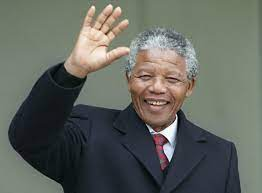
#> input picture train/mandela/download.jpg, 262 x 193 px, given in place of download.jpeg, which was not available
$ python '11. colorSpace.py'
#> lines starting #> are read from the running program, lines starting #| are printed output that depends on the picture
import cv2 as cv
import matplotlib.pyplot as plt

img = cv.imread('./images/download.jpeg')
#> img is the input picture: shape (193, 262, 3); mean B, G, R 95.3, 101.7, 98.3

cv.imshow("Default Image", img)

#how to use matplotlib
plt.imshow(img)
plt.show()

#bgr to grayscale
gray = cv.cvtColor(img, cv.COLOR_BGR2GRAY)
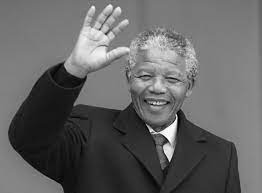
#> gray: shape (193, 262); min 1, max 255, mean 100
cv.imshow("Gray", gray)

#bgr to hsv
hsv = cv.cvtColor(img, cv.COLOR_BGR2HSV)
#> hsv: shape (193, 262, 3); mean H, S, V 67.5, 53.4, 108.7
cv.imshow("HSV", hsv)

# bgr to lab
lab = cv.cvtColor(img, cv.COLOR_BGR2LAB)
#> lab: shape (193, 262, 3); mean of channels 0, 1, 2 106.3, 125.8, 130.8
cv.imshow("Lab", lab)

#bgr to rgb
rgb = cv.cvtColor(img, cv.COLOR_BGR2RGB)
cv.imshow("RGB", rgb)

plt.imshow(rgb)
plt.show()

#hsv to bgr
hsv_bgr = cv.cvtColor(hsv, cv.COLOR_HSV2BGR)
cv.imshow("hsv_bgr", hsv_bgr)

#lab to bgr
lab_bgr = cv.cvtColor(lab, cv.COLOR_Lab2BGR)
cv.imshow("lab_bgr", lab_bgr)


cv.waitKey(0)

$ run again, with train/mandela/Nelson_Mandela_1994.jpg copied over train/mandela/download.jpg
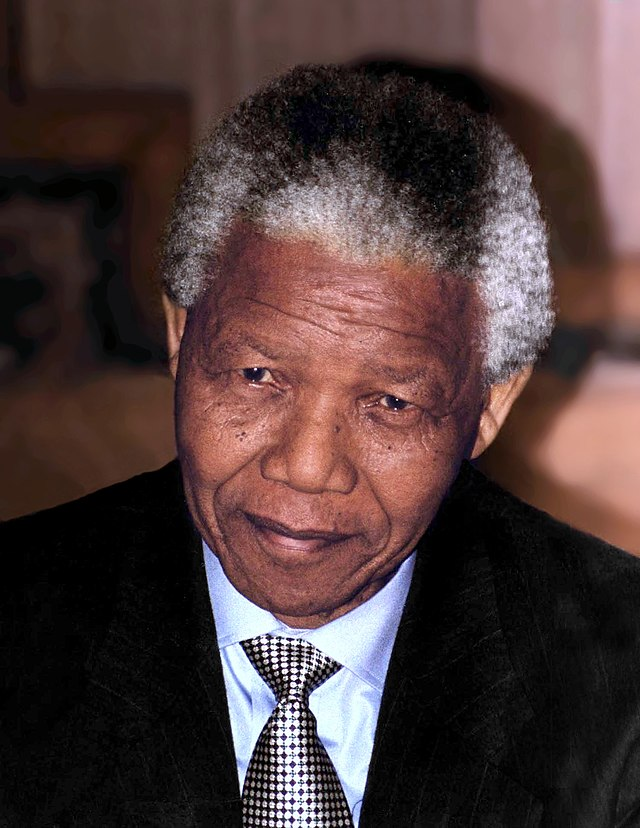
#> input picture train/mandela/Nelson_Mandela_1994.jpg, 640 x 828 px, given in place of download.jpeg, which was not available
#> img is the input picture: shape (828, 640, 3); mean B, G, R 57.8, 58.6, 77.8
#> `gray = cv.cvtColor(img, cv.COLOR_BGR2GRAY)`:
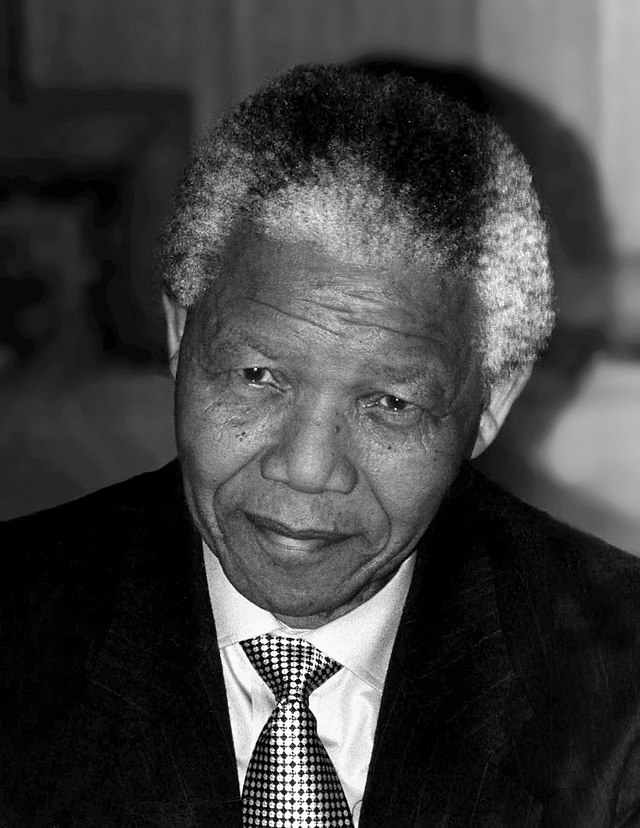
#> gray: shape (828, 640); min 0, max 255, mean 64.3
#> hsv: shape (828, 640, 3); mean H, S, V 42.7, 68.4, 80
#> lab: shape (828, 640, 3); mean of channels 0, 1, 2 66, 136.2, 132

$ run again, with train/mandela/Nelson-Mandela-South-African.webp saved as train/mandela/download.jpg
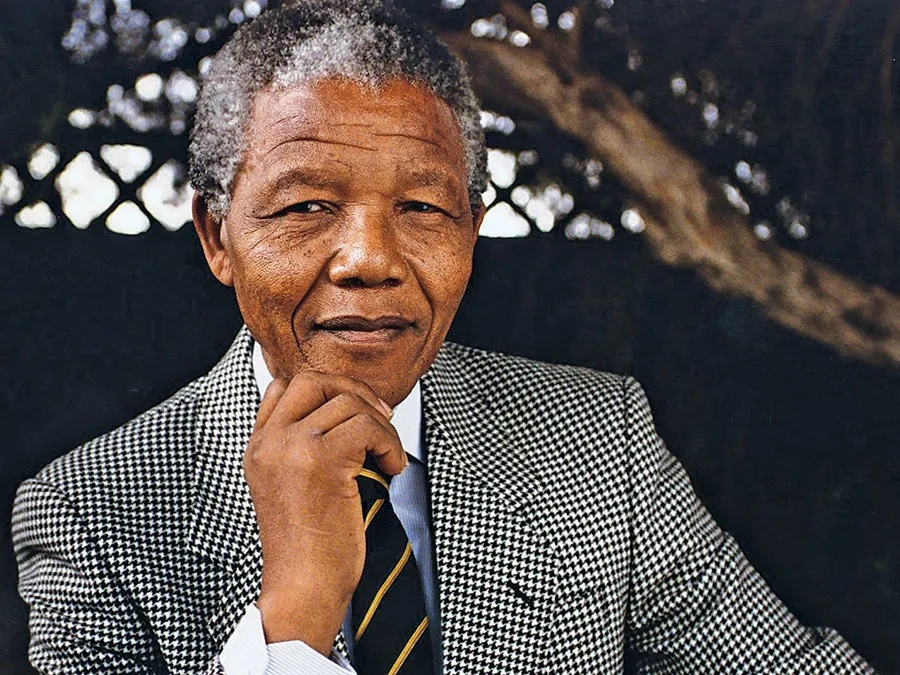
#> input picture train/mandela/Nelson-Mandela-South-African.webp, 900 x 675 px, given in place of download.jpeg, which was not available
#> img is the input picture: shape (675, 900, 3); mean B, G, R 75.8, 78.4, 86.5
#> `gray = cv.cvtColor(img, cv.COLOR_BGR2GRAY)`:
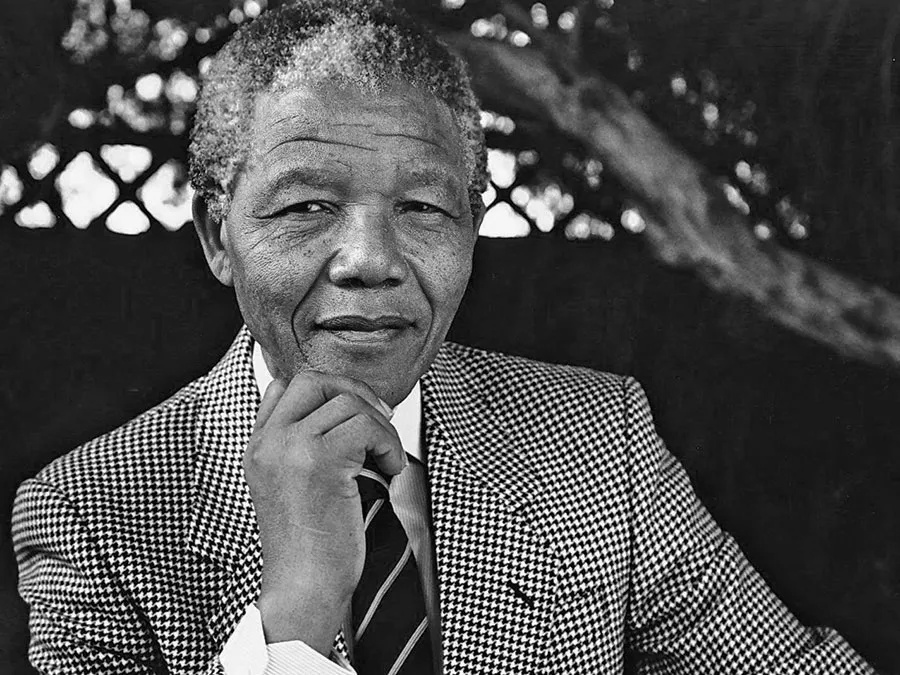
#> gray: shape (675, 900); min 0, max 255, mean 80.6
#> hsv: shape (675, 900, 3); mean H, S, V 75.6, 83.5, 94.1
#> lab: shape (675, 900, 3); mean of channels 0, 1, 2 83.4, 131.5, 130.5
